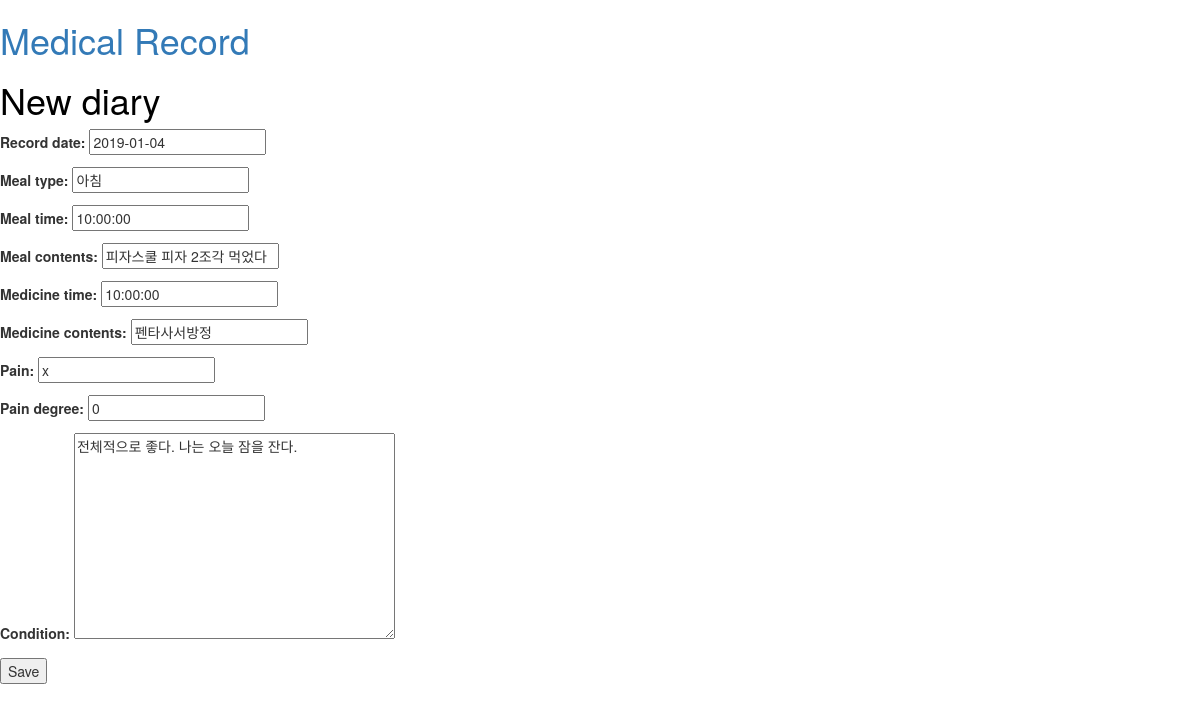
/diary/new/1, run on an earlier commit of the app's database.
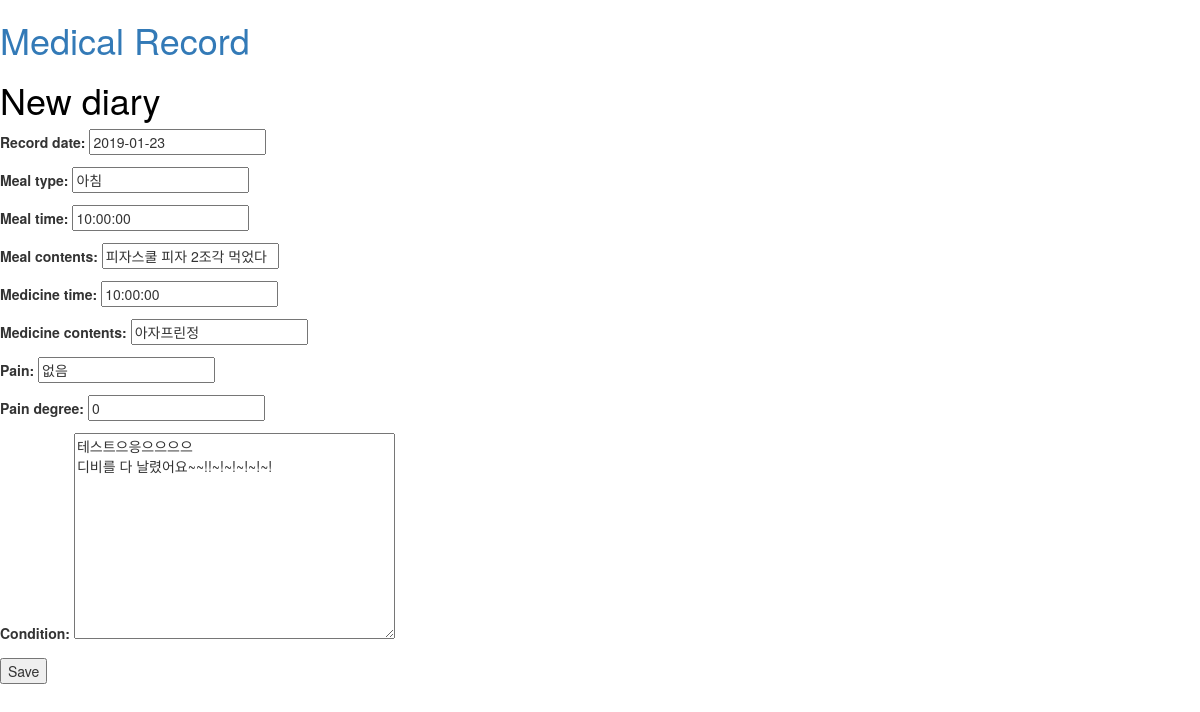
And on a later commit of the database.
### record/models.py (models this page shows, shortened)
class Diary(models.Model):
    record_date = models.DateField(default=timezone.now)    #날짜
    author = models.ForeignKey(settings.AUTH_USER_MODEL, on_delete=models.CASCADE)   #작성자
    meal_time = models.TimeField()  #식사 시간
    meal_type = models.CharField(max_length=3)  #식사 종류(아침, 점심, 저녁, 간식 중)
    meal_contents = models.CharField(max_length=200)      #식사 음식
    medicine_time = models.TimeField()      #약 복용 시간
    medicine_contents = models.CharField(max_length=200)    #약 종류
    pain = models.CharField(max_length=300)     #통증
    pain_degree = models.IntegerField()         #통증 세기
    condition = models.TextField()    #전반적인 컨디션 정보
    published_time = models.DateTimeField(default=timezone.now) #저장 날짜, 수정시 업데이트

### record/views.py (the view)
# urls.py: path('diary/new/<int:pk>', views.diary_edit, name="diary_edit"),
def diary_edit(request, pk):
    post = get_object_or_404(Diary, pk=pk)
    if request.method == "POST":
        form = PostForm(request.POST, instance=post)
        if form.is_valid():
            diary = form.save(commit=False)
            diary.author = request.user
            diary.published_time = timezone.now()
            post.save()
            return redirect('diary_detail', pk=post.pk)
    else:
        form = PostForm(instance=post)
    return render(request, 'diary_edit.html', {'form': form})

### record/forms.py
class PostForm(forms.ModelForm):
    class Meta:
        model = Diary
        fields = ('record_date' ,'meal_type', 'meal_time', 'meal_contents',
                  'medicine_time', 'medicine_contents', 'pain', 'pain_degree', 'condition')

### templates/diary_edit.html (shortened to what this page needs)
{% extends 'base.html' %}
{% block content %}
    <h1>New diary</h1>
    <form method="POST" class="post-form">
        {{ form.as_p }}
        <button type="submit" value="기록">Save</button>
    </form>
{% endblock %}

### templates/base.html (shortened to what this page needs)
{% load static %}
<html>
    <head>
        <link rel="stylesheet" href="//maxcdn.bootstrapcdn.com/bootstrap/3.2.0/css/bootstrap.min.css">
        <link rel="stylesheet" href="//maxcdn.bootstrapcdn.com/bootstrap/3.2.0/css/bootstrap-theme.min.css">
        <link rel="stylesheet" href="{% static 'diary.css' %}">
    </head>
    <body>
        <div class="main_title">
            <h1><a href="/">Medical Record</a></h1>
        </div>
        {% block content %}
        {% endblock %}
    </body>
</html>

### record/static/css/diary.css (style rules this page uses)
h1 { color : black; }

What changed in the data, as far as the page shows it:
changed Diary "아침": record_date "2019-01-04" → "2019-01-23"; medicine_contents "펜타사서방정" → "아자프린정"; pain "x" → "없음"; condition "전체적으로 좋다. 나는 오늘 잠을 잔다." → "테스트으응으으으으 디비를 다 날렸어요~~!!~!~!~!~!~!"
